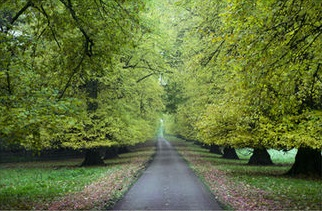
%> input picture Color Transfer/spring.jpg, 322 x 211 px
$ octave CT.m   (GNU Octave 9; MATLAB toolbox functions it lacks are replaced by stand-ins)
%> lines starting %> are read from the running program, lines starting %| are printed output that depends on the picture
close all;
clear all;
clc;
img_source = imread('spring.jpg');
%> img_source is the input picture: size 211x322x3 uint8; mean R, G, B 97.7, 113.3, 59.6
img_target = imread('autumn.jpg');
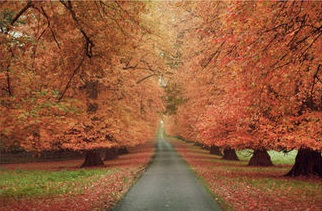
%> input picture Color Transfer/autumn.jpg, 322 x 211 px
%> img_target is the input picture: size 211x322x3 uint8; mean R, G, B 147.4, 90.3, 57.4

figure, imshow(img_source);
figure, imshow(img_target);

img_source_lab = rgb2lab(img_source);
%> img_source_lab: size 211x322x3 double; mean of channels 1, 2, 3 44.8, -14.4, 26.7
img_target_lab = rgb2lab(img_target);
%> img_target_lab: size 211x322x3 double; mean of channels 1, 2, 3 44.1, 20.1, 28.8

for c = 1:3
    temp = img_source_lab(:,:,c);
    mean_source = mean(temp(:));
    sd_source = std(temp(:));

    temp = img_target_lab(:,:,c);
    mean_target = mean(temp(:));
    sd_target = std(temp(:));
    img_source_lab(:,:,c) = (sd_target/sd_source)*(img_source_lab(:,:,c) - mean_source) + mean_target;
end
%> this loop made 3 passes
%> (mean_source, sd_source, mean_target, sd_target) on passes 1 to 3: (44.83, 17.73, 44.07, 13.41), (-14.44, 7.96, 20.14, 11.51), (26.73, 15.43, 28.83, 8.95)
%> pass 1, `temp = img_source_lab(:,:,c);`:
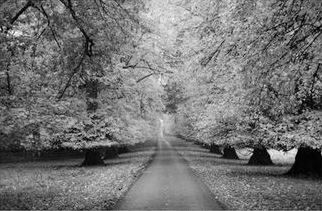
%> temp: size 211x322 double; min 0.196, max 98.57, mean 44.8; drawn with min black and max white
%> pass 1, `temp = img_target_lab(:,:,c);`:
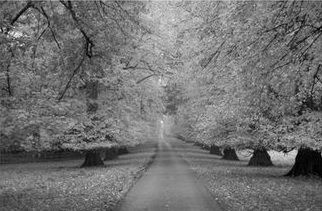
%> temp: size 211x322 double; min 0.389, max 98.71, mean 44.1; drawn with min black and max white
%> pass 2, `temp = img_source_lab(:,:,c);`:
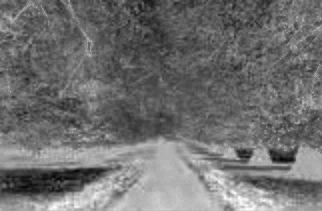
%> temp: size 211x322 double; min -37.28, max 14.63, mean -14.44; drawn with min black and max white
%> pass 2, `temp = img_target_lab(:,:,c);`:
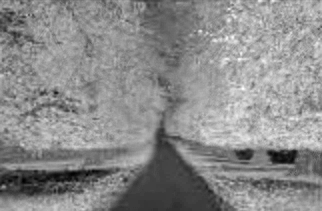
%> temp: size 211x322 double; min -20.9, max 54.23, mean 20.1; drawn with min black and max white
%> after the loop: img_source_lab: size 211x322x3 double; mean of channels 1, 2, 3 44.1, 20.1, 28.8

img_result = lab2rgb(img_source_lab);
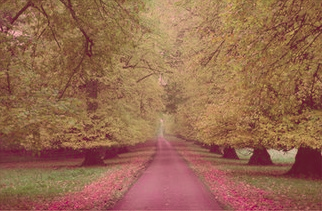
%> img_result: size 211x322x3 double; mean R, G, B 0.578, 0.352, 0.225; drawn with min black and max white

figure, imshow(img_result,[]);
